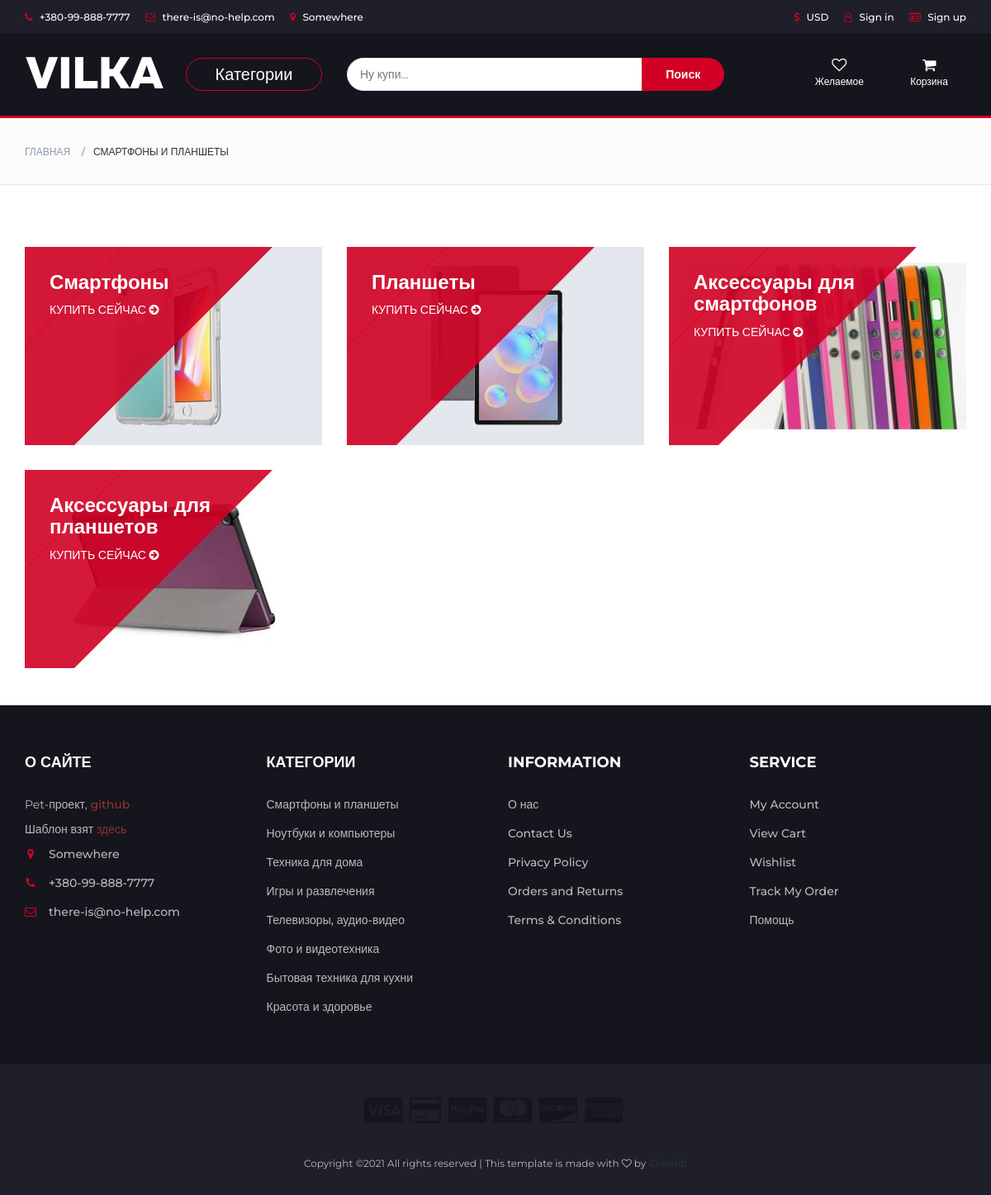
The page /category/smartfony-i-planshety/ on the database its author committed.
### shop/models/categories/category.py (models this page shows)
class Category(models.Model):
    class Meta:
        verbose_name = 'Категория'
        verbose_name_plural = 'Категории'
    name = models.CharField(max_length=100, unique=True, db_index=True, verbose_name='Категория')
    slug = models.SlugField(max_length=100, unique=True, db_index=True, verbose_name='URL')
    image = models.ImageField(upload_to='photos/%Y/%m/%d/', null=True, verbose_name='Изображение')
    image_large = models.ImageField(upload_to='photos/%Y/%m/%d/', null=True, verbose_name='Большое изображение')
    def __str__(self):
        return self.name
    def get_absolute_url(self):
        return reverse('category', kwargs={'slug': self.slug})

### shop/models/categories/subcategory.py (models this page shows, shortened)
class Subcategory(models.Model):
    class Meta:
        verbose_name = 'Подкатегория'
        verbose_name_plural = 'Подкатегории'
    name = models.CharField(max_length=100, unique=True, db_index=True, verbose_name='Категория')
    slug = models.SlugField(max_length=100, unique=True, db_index=True, verbose_name='URL')
    image = models.ImageField(upload_to='photos/%Y/%m/%d/', null=True, blank=True, verbose_name='Изображение')
    parent = models.ForeignKey('Category', on_delete=models.PROTECT, verbose_name='Подкатегория')
    def get_absolute_url(self):
        return reverse('subcategory', kwargs={'slug': self.slug})

### shop/views.py (the view)
# urls.py: path('category/<slug:slug>/', CategoryView.as_view(), name='category'),
class CategoryView(ViewDataMixin, ListView):
    model = Category
    template_name = 'shop/category/category.html'
    context_object_name = 'subcategories'
    def get_context_data(self, *, object_list=None, **kwargs):
        base_context = super().get_context_data(**kwargs)
        mixin_context = self.get_mixin_context()
        return base_context | mixin_context
    def get_queryset(self):
        return Category.objects.prefetch_related('subcategory_set').get(slug=self.kwargs['slug']).subcategory_set.all()

### shop/templates/shop/category/category.html
{% extends 'shop/base/base.html' %}
{% load breadcrumb %}
{% block breadcrumb %}
    {% show_breadcrumb_category subcategories %}
{% endblock breadcrumb %}
{% block content %}
    <div class="section">
        <div class="container">
            <div class="row">
                {% for subcategory in subcategories %}
                <div class="col-md-4 col-xs-6">
                    <div class="shop">
                            <div class="shop-img">
                            {% if subcategory.image %}
                                <img src="{{ subcategory.image.url }}" alt="{{ subcategory.name }}">
                            {% endif %}
                            </div>
                            <div class="shop-body">
                                <a href="{{ subcategory.get_absolute_url }}"><h3>{{ subcategory.name }}</h3></a>
                                <a href="{{ subcategory.get_absolute_url }}" class="cta-btn">Купить сейчас <i class="fa fa-arrow-circle-right"></i></a>
                            </div>
                    </div>
                </div>
                {% endfor %}
            </div>
        </div>
    </div>
{% endblock content %}

### shop/templates/shop/base/base.html (shortened to what this page needs)
{% load static %}
{% load shop_tags %}
<!DOCTYPE html>
<html lang="en">
	<head>
 		<link type="text/css" rel="stylesheet" href="{% static 'shop/css/bootstrap.min.css' %}"/>
 		<link type="text/css" rel="stylesheet" href="{% static 'shop/css/slick.css' %}"/>
 		<link type="text/css" rel="stylesheet" href="{% static 'shop/css/slick-theme.css' %}"/>
 		<link type="text/css" rel="stylesheet" href="{% static 'shop/css/nouislider.min.css' %}"/>
 		<link rel="stylesheet" href="{% static 'shop/css/font-awesome.min.css' %}">
 		<link type="text/css" rel="stylesheet" href="{% static 'shop/css/style.css' %}"/>
    </head>
	<body>
        <div class="wrapper">
            <header id="header-tag">
                <div id="top-header">
                    <div class="container">
                        <ul class="header-links pull-left">
                            <li><a href="#"><i class="fa fa-phone"></i> +380-99-888-7777</a></li>
                            <li><a href="#"><i class="fa fa-envelope-o"></i> there-is@no-help.com</a></li>
                            <li><a href="#"><i class="fa fa-map-marker"></i> Somewhere</a></li>
                        </ul>
                        <ul class="header-links pull-right">
                            <li><a href="#"><i class="fa fa-dollar"></i> USD</a></li>
                            {% if request.user.is_authenticated %}
                            <li><p class="username">{{ user.username }}</p></li>
                            <li><a href="{% url 'sign-out' %}"><i class="fa fa-user-out"></i> Sign out</a></li>
                            {% else %}
                            <li><a href="{% url 'sign-in' %}"><i class="fa fa-user-o"></i> Sign in</a></li>
                            <li><a href="{% url 'sign-up' %}"><i class="fa fa-user-up"></i> Sign up</a></li>
                            {% endif %}
                        </ul>
                    </div>
                </div>
                <div id="header">
                    <div class="container">
                        <div class="row">
                            <div class="col-md-2">
                                <div class="header-logo">
                                    <a href="{% url 'home' %}" class="logo">
                                        <img src="{% static 'shop/images/logo.png' %}" alt="VILKA">
                                    </a>
                                </div>
                            </div>
                            <div class="col-md-2">
                                <div class="categories">
                                    <a href="#popup" class="popup-link">
                                        <button class="categories-btn">Категории</button>
                                    </a>
                                </div>
                            </div>
                            <div class="col-md-5">
                                <div class="header-search">
                                    <form>
                                        <input class="input" placeholder="Ну купи...">
                                        <button class="search-btn">Поиск</button>
                                    </form>
                                </div>
                            </div>
                            <div class="col-md-3 clearfix">
                                <div class="header-ctn">
                                    {% show_wishlist wishlist wishlist_products request %}
                                    {% show_cart cart cart_products request %}
                                </div>
                            </div>
                        </div>
                    </div>
                </div>
            </header>
{% block breadcrumb %}
{% endblock breadcrumb %}
        <main class="main">
{% block content %}
{% endblock content %}
        </main>
            <footer id="footer">
                <div class="section">
                    <div class="container">
                        <div class="row">
                            <div class="col-md-3 col-xs-6">
                                <div class="footer">
                                    <h3 class="footer-title">О сайте</h3>
                                    <p>Pet-проект, <a href="https://github.com/Dispoison/pet-project-vilka">github</a></p>
                                    <p>Шаблон взят <a href="https://freehtmlthemes.ru/templates/ecommerce/template-224">здесь</a></p>
                                    <ul class="footer-links">
                                        <li><a href="#"><i class="fa fa-map-marker"></i>Somewhere</a></li>
                                        <li><a href="#"><i class="fa fa-phone"></i>+380-99-888-7777</a></li>
                                        <li><a href="#"><i class="fa fa-envelope-o"></i>there-is@no-help.com</a></li>
                                    </ul>
                                </div>
                            </div>
                            <div class="col-md-3 col-xs-6">
                                <div class="footer">
                                    <h3 class="footer-title">Категории</h3>
                                    <ul class="footer-links">
                                        {% for category in categories %}
                                        <li><a href="{{ category.get_absolute_url }}">{{ category.name }}</a></li>
                                        {% endfor %}
                                    </ul>
                                </div>
                            </div>
                            <div class="col-md-3 col-xs-6">
                                <div class="footer">
                                    <h3 class="footer-title">Information</h3>
                                    <ul class="footer-links">
                                        <li><a href="{% url 'about_us' %}">О нас</a></li>
                                        <li><a href="#">Contact Us</a></li>
                                        <li><a href="#">Privacy Policy</a></li>
                                        <li><a href="#">Orders and Returns</a></li>
                                        <li><a href="#">Terms & Conditions</a></li>
                                    </ul>
                                </div>
                            </div>
                            <div class="col-md-3 col-xs-6">
                                <div class="footer">
                                    <h3 class="footer-title">Service</h3>
                                    <ul class="footer-links">
                                        <li><a href="#">My Account</a></li>
                                        <li><a href="#">View Cart</a></li>
                                        <li><a href="#">Wishlist</a></li>
                                        <li><a href="#">Track My Order</a></li>
                                        <li><a href="{% url 'help' %}">Помощь</a></li>
                                    </ul>
                                </div>
                            </div>
                        </div>
                    </div>
                </div>
                <div id="bottom-footer" class="section">
                    <div class="container">
                        <div class="row">
                            <div class="col-md-12 text-center">
                                <ul class="footer-payments">
                                    <li><a href="#"><i class="fa fa-cc-visa"></i></a></li>
                                    <li><a href="#"><i class="fa fa-credit-card"></i></a></li>
                                    <li><a href="#"><i class="fa fa-cc-paypal"></i></a></li>
                                    <li><a href="#"><i class="fa fa-cc-mastercard"></i></a></li>
                                    <li><a href="#"><i class="fa fa-cc-discover"></i></a></li>
                                    <li><a href="#"><i class="fa fa-cc-amex"></i></a></li>
                                </ul>
                                <span class="copyright">
                                    Copyright &copy;<script>document.write(new Date().getFullYear());</script> All rights reserved | This template is made with <i class="fa fa-heart-o" aria-hidden="true"></i> by <a href="https://colorlib.com" target="_blank">Colorlib</a>
                                </span>
                            </div>
                        </div>
                    </div>
                </div>
            </footer>
        </div>
	</body>
</html>

### shop/templates/shop/base/breadcrumb.html
    <div id="breadcrumb" class="section">
        <div class="container">
            <div class="row">
                <div class="col-md-12">
                    <ul class="breadcrumb-tree">
                        <li><a href="{% url 'home' %}">Главная</a></li>
                        {% for bc in breadcrumb %}
                            {% if bc.url %}
                            <li><a href="{{ bc.url }}">{{ bc.name }}</a></li>
                            {% else %}
                            <li class="active">{{ bc.name }}</li>
                            {% endif %}
                        {% endfor %}
                    </ul>
                </div>
            </div>
        </div>
    </div>

### rows shown on the page
Category: name "СМАРТФОНЫ И ПЛАНШЕТЫ", name "Смартфоны и планшеты"
Subcategory: image (picture), name "Смартфоны"
Subcategory: image (picture), name "Планшеты"
Subcategory: image (picture), name "Аксессуары для смартфонов"
Subcategory: image (picture), name "Аксессуары для планшетов"
Category: name "Ноутбуки и компьютеры"
Category: name "Техника для дома"
Category: name "Игры и развлечения"
Category: name "Телевизоры, аудио-видео"
Category: name "Фото и видеотехника"
Category: name "Бытовая техника для кухни"
Category: name "Красота и здоровье"
